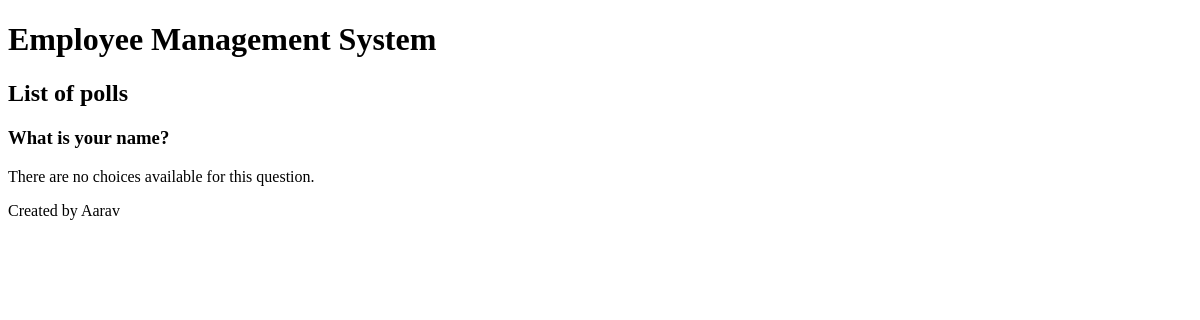
/polls/1/details/, run on an earlier commit of the app's database.
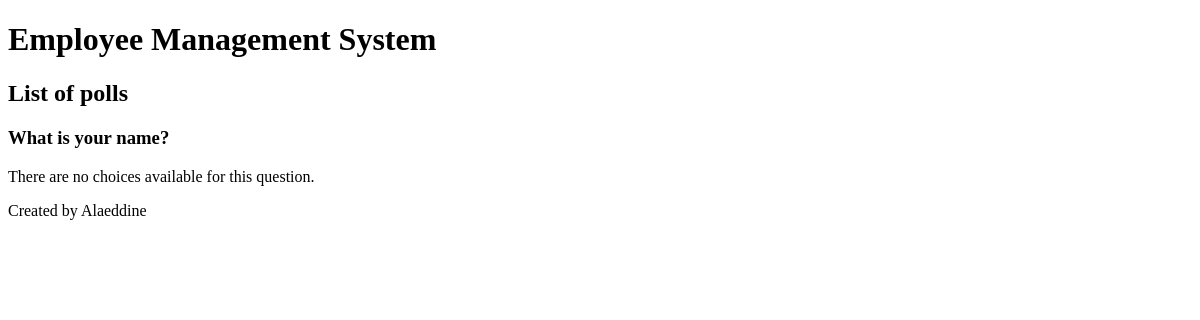
And on a later commit of the database.
### poll/models.py (models this page shows, shortened)
class Question(models.Model):
  title = models.TextField(null=False, blank=False)
  status = models.CharField(default='inactive', max_length=10)
  created_by = models.ForeignKey(User, null=True, blank=True, on_delete=models.CASCADE)
  start_date = models.DateTimeField(null=True, blank=True)
  end_date = models.DateTimeField(null=True, blank=True)
  created_at = models.DateTimeField(auto_now_add=True)
  updated_at = models.DateTimeField(auto_now=True)
  @property
  def choices(self):
    return self.choice_set.all()

### poll/views.py (the view)
# urls.py: path('<int:id>/details/', details, name='poll_details'),
def details(request, id=None):
  try:
    question = Question.objects.get(id=id)
  except:
    raise Http404
  context = {
    'title': 'polls',
    'question': question,
  }
  return render(request, 'polls/details.html', context)

### ems/templates/polls/details.html
{% extends 'base.html' %} {% block content %}
<h2>List of {{ title }}</h2>
<h3>{{ question.title }}</h3>
{% for choice in question.choices %}
<p>{{choice.text}} ({{choice.votes}})</p>
{% empty %}
<p>There are no choices available for this question.</p>
{% endfor %}
<p>Created by {{ question.created_by.first_name }}</p>
{% endblock content %}

What changed in the data, as far as the page shows it:
changed Question "What is your name?": created_by.first_name "Aarav" → "Alaeddine"
